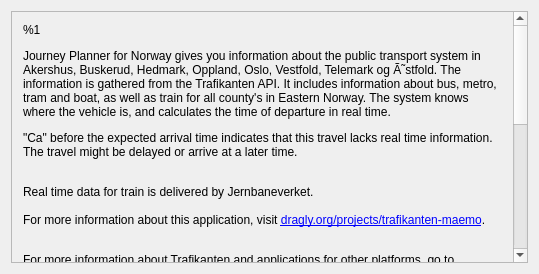
<?xml version="1.0" encoding="UTF-8"?>
<ui version="4.0">
 <class>AboutDialog</class>
 <widget class="QDialog" name="AboutDialog">
  <property name="geometry">
   <rect>
    <x>0</x>
    <y>0</y>
    <width>539</width>
    <height>274</height>
   </rect>
  </property>
  <property name="sizePolicy">
   <sizepolicy hsizetype="Maximum" vsizetype="Maximum">
    <horstretch>0</horstretch>
    <verstretch>0</verstretch>
   </sizepolicy>
  </property>
  <property name="windowTitle">
   <string>About Journey Planner for Maemo</string>
  </property>
  <layout class="QVBoxLayout" name="verticalLayout">
   <item>
    <widget class="QScrollArea" name="scrollArea">
     <property name="widgetResizable">
      <bool>true</bool>
     </property>
     <widget class="QWidget" name="scrollAreaWidgetContents">
      <property name="geometry">
       <rect>
        <x>0</x>
        <y>0</y>
        <width>502</width>
        <height>540</height>
       </rect>
      </property>
      <layout class="QVBoxLayout" name="verticalLayout_2">
       <item>
        <widget class="QLabel" name="label">
         <property name="text">
          <string>&lt;!DOCTYPE HTML PUBLIC \&quot;-//W3C//DTD HTML 4.0//EN\&quot; \&quot;http://www.w3.org/TR/REC-html40/strict.dtd\&quot;&gt;
&lt;html&gt;&lt;head&gt;&lt;meta name=\&quot;qrichtext\&quot; content=\&quot;1\&quot; /&gt;&lt;style type=\&quot;text/css\&quot;&gt;
p, li { white-space: pre-wrap; }
&lt;/style&gt;&lt;/head&gt;&lt;body style=\&quot;font-size:14pt; font-style:normal;\&quot;&gt;
&lt;table style=\&quot;-qt-table-type: root; margin-top:4px; margin-bottom:4px; margin-left:4px; margin-right:4px;\&quot;&gt;
&lt;tr&gt;
&lt;td style=\&quot;border: none;\&quot;&gt;
%1
&lt;p&gt;Journey Planner for Norway gives you information about the public transport system in Akershus, Buskerud, Hedmark, Oppland, Oslo, Vestfold, Telemark og Ã˜stfold. The information is gathered from the Trafikanten API. It includes information about bus, metro, tram and boat, as well as train for all county's in Eastern Norway. The system knows where the vehicle is, and calculates the time of departure in real time.&lt;/p&gt;
&lt;p&gt;&lt;/p&gt;
&lt;p&gt;&amp;quot;Ca&amp;quot; before the expected arrival time indicates that this travel lacks real time information. The travel might be delayed or arrive at a later time.&lt;/p&gt;
&lt;p&gt;&lt;br /&gt;Real time data for train is delivered by Jernbaneverket.&lt;br /&gt;&lt;br /&gt;For more information about this application, visit &lt;a href=\&quot;http://www.dragly.org/projects/trafikanten-maemo/\&quot;&gt;dragly.org/projects/trafikanten-maemo&lt;/a&gt;.&lt;/p&gt;
&lt;p&gt;&lt;br /&gt;For more information about Trafikanten and applications for other platforms, go to &lt;a href=\&quot;http://www.trafikanten.no/\&quot;&gt;trafikanten.no&lt;/a&gt;. For Trafikanten's official travel planner, go to &lt;a href=\&quot;http://m.trafikanten.no/\&quot;&gt;m.trafikanten.no&lt;/a&gt;.&lt;/p&gt;
&lt;h4&gt;About the license&lt;/h4&gt;
&lt;p&gt;This program is free software: you can redistribute it and/or modify&lt;/p&gt;
&lt;p&gt;it under the terms of the GNU General Public License as published by&lt;/p&gt;
&lt;p&gt;the Free Software Foundation, either version 3 of the License, or&lt;/p&gt;
&lt;p&gt;(at your option) any later version.&lt;/p&gt;
&lt;p&gt;&lt;/p&gt;
&lt;p&gt;This program is distributed in the hope that it will be useful,&lt;/p&gt;
&lt;p&gt;but WITHOUT ANY WARRANTY; without even the implied warranty of&lt;/p&gt;
&lt;p&gt;MERCHANTABILITY or FITNESS FOR A PARTICULAR PURPOSE.  See the&lt;/p&gt;
&lt;p&gt;GNU General Public License for more details.&lt;/p&gt;
&lt;p&gt;&lt;/p&gt;
&lt;p&gt;You should have received a copy of the GNU General Public License&lt;/p&gt;
&lt;p&gt;along with this program.  If not, see &amp;lt;http://www.gnu.org/licenses/&amp;gt;.&lt;/p&gt;&lt;/td&gt;&lt;/tr&gt;&lt;/table&gt;&lt;/body&gt;&lt;/html&gt;</string>
         </property>
         <property name="wordWrap">
          <bool>true</bool>
         </property>
        </widget>
       </item>
      </layout>
     </widget>
    </widget>
   </item>
  </layout>
 </widget>
 <resources/>
 <connections/>
</ui>
